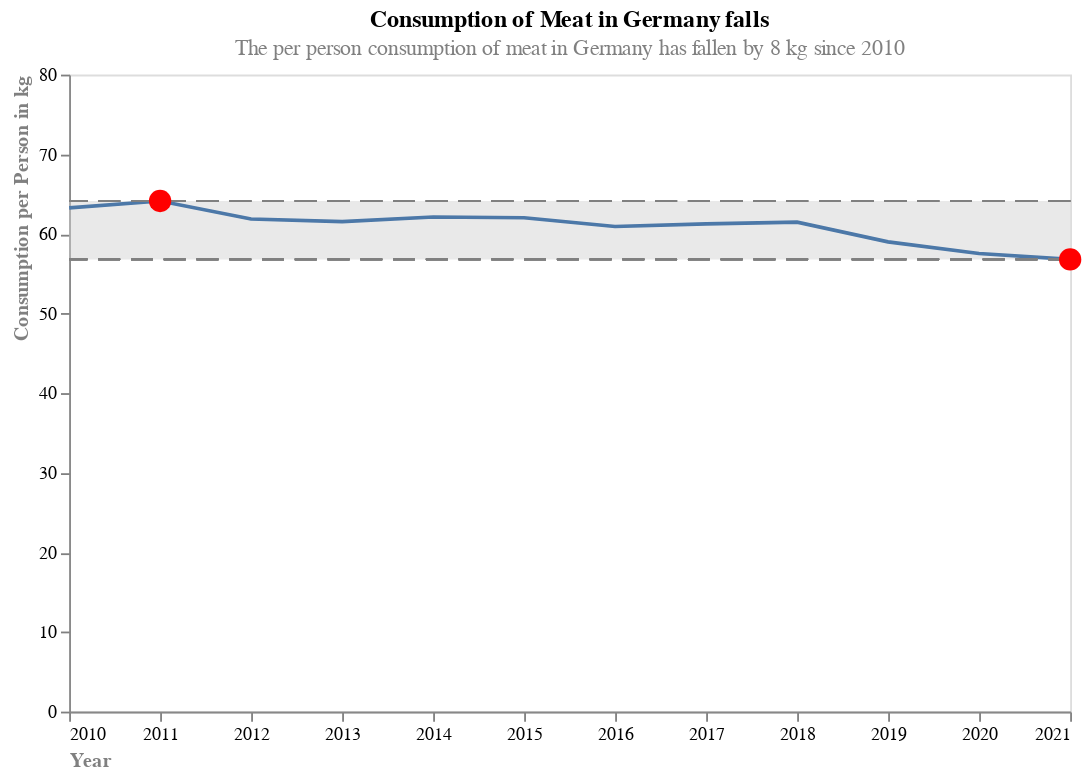

Notebook code for this chart:
### Code cell
line_max = alt.Chart(df_consumption).mark_rule(strokeDash=[12, 6], size=1, color='grey', fontSize=12).encode(
    alt.Y('MaxConsumption:Q').scale(domain=(30, 80)),
    )

line_min = alt.Chart(df_consumption).mark_rule(strokeDash=[12, 6], size=1, color='grey', fontSize=12).encode(
    alt.Y('MinConsumption:Q').scale(domain=(30, 80)),
    )

# Create an area chart that fills the space between line_min and line_max
area = alt.Chart(df_consumption).mark_area(opacity=0.5, color='lightgray').encode(
    x='Year:T',
    y='MinConsumption:Q',
    y2='MaxConsumption:Q'
)


area + line_chart + line_max + line_min + point_2011 + point_2021

### Figure 1 — Vega-Lite specification as saved in the notebook (floating-point values rounded to 4 significant figures)
{"config": {"view": {"continuousWidth": 300, "continuousHeight": 300}}, "layer": [{"mark": {"type": "area", "color": "lightgray", "opacity": 0.5}, "encoding": {"x": {"field": "Year", "type": "temporal"}, "y": {"field": "MinConsumption", "type": "quantitative"}, "y2": {"field": "MaxConsumption"}}}, {"mark": {"type": "line"}, "encoding": {"strokeWidth": {"value": 2}, "x": {"axis": {"title": "Year", "titleColor": "grey", "titleAnchor": "start", "labelAngle": 0, "grid": false, "tickColor": "grey", "format": "%Y"}, "field": "Year", "type": "temporal"}, "y": {"axis": {"title": "Consumption per Person in kg", "titleColor": "grey", "titleAnchor": "end", "grid": false, "tickColor": "grey"}, "field": "Consumption per Person", "scale": {"domain": [30, 80]}, "type": "quantitative"}}, "title": {"text": "Consumption of Meat in Germany falls", "subtitle": "The per person consumption of meat in Germany has fallen by 8 kg since 2010", "subtitleColor": "grey"}}, {"mark": {"type": "rule", "color": "grey", "fontSize": 12, "size": 1, "strokeDash": [12, 6]}, "encoding": {"y": {"field": "MaxConsumption", "scale": {"domain": [30, 80]}, "type": "quantitative"}}}, {"mark": {"type": "rule", "color": "grey", "fontSize": 12, "size": 1, "strokeDash": [12, 6]}, "encoding": {"y": {"field": "MinConsumption", "scale": {"domain": [30, 80]}, "type": "quantitative"}}}, {"data": {"name": "data-155579ef5ebd4e9f77754e863e40d059"}, "mark": {"type": "circle", "opacity": 1, "size": 150}, "encoding": {"color": {"value": "red"}, "x": {"field": "Year", "type": "temporal"}, "y": {"field": "Consumption per Person", "type": "quantitative"}}}, {"data": {"name": "data-0b4e8dab6aaca31a9522c916a287e5af"}, "mark": {"type": "circle", "opacity": 1, "size": 150}, "encoding": {"color": {"value": "red"}, "x": {"field": "Year", "type": "temporal"}, "y": {"field": "Consumption per Person", "type": "quantitative"}}}], "data": {"name": "data-b92174f2e835cf9e4fdb5a0cca68266b"}, "height": 350, "width": 550, "$schema": "https://vega.github.io/schema/vega-lite/v5.16.3.json", "datasets": {"data-b92174f2e835cf9e4fdb5a0cca68266b": [{"Year": "2021-01-01T00:00:00", "Consumption per Person": 56.79, "MaxConsumption": 64.13, "MinConsumption": 56.79}, {"Year": "2020-01-01T00:00:00", "Consumption per Person": 57.54, "MaxConsumption": 64.13, "MinConsumption": 56.79}, {"Year": "2019-01-01T00:00:00", "Consumption per Person": 59.0, "MaxConsumption": 64.13, "MinConsumption": 56.79}, {"Year": "2018-01-01T00:00:00", "Consumption per Person": 61.47, "MaxConsumption": 64.13, "MinConsumption": 56.79}, {"Year": "2017-01-01T00:00:00", "Consumption per Person": 61.26, "MaxConsumption": 64.13, "MinConsumption": 56.79}, {"Year": "2016-01-01T00:00:00", "Consumption per Person": 60.93, "MaxConsumption": 64.13, "MinConsumption": 56.79}, {"Year": "2015-01-01T00:00:00", "Consumption per Person": 62.03, "MaxConsumption": 64.13, "MinConsumption": 56.79}, {"Year": "2014-01-01T00:00:00", "Consumption per Person": 62.12, "MaxConsumption": 64.13, "MinConsumption": 56.79}, {"Year": "2013-01-01T00:00:00", "Consumption per Person": 61.53, "MaxConsumption": 64.13, "MinConsumption": 56.79}, {"Year": "2012-01-01T00:00:00", "Consumption per Person": 61.87, "MaxConsumption": 64.13, "MinConsumption": 56.79}, {"Year": "2011-01-01T00:00:00", "Consumption per Person": 64.13, "MaxConsumption": 64.13, "MinConsumption": 56.79}, {"Year": "2010-01-01T00:00:00", "Consumption per Person": 63.27, "MaxConsumption": 64.13, "MinConsumption": 56.79}], "data-155579ef5ebd4e9f77754e863e40d059": [{"Year": "2011-01-01T00:00:00", "Consumption per Person": 64.13, "MaxConsumption": 64.13, "MinConsumption": 56.79}], "data-0b4e8dab6aaca31a9522c916a287e5af": [{"Year": "2021-01-01T00:00:00", "Consumption per Person": 56.79, "MaxConsumption": 64.13, "MinConsumption": 56.79}]}}
